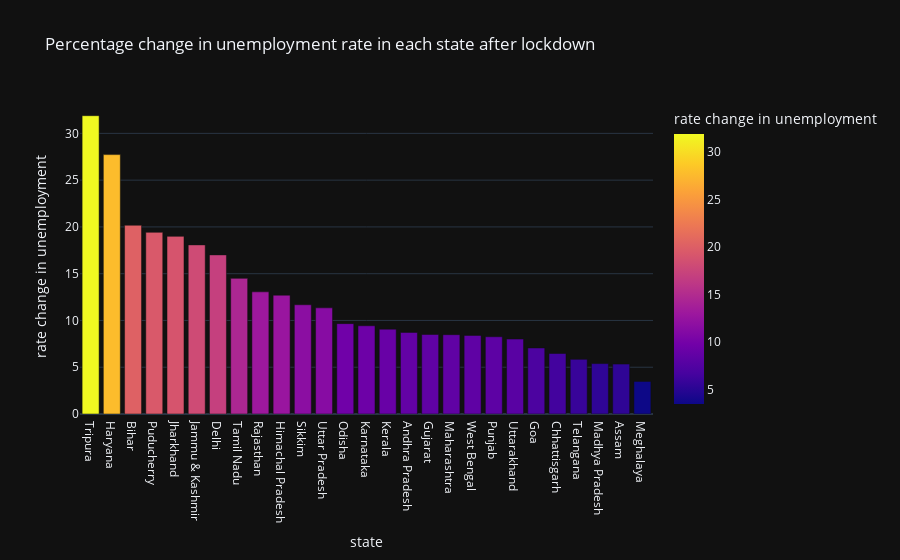

Source (notebook cell):
### Code cell
fig = px.bar(lockdown, x='state', y='rate change in unemployment', color='rate change in unemployment',
             title='Percentage change in unemployment rate in each state after lockdown', template='plotly_dark')
fig.update_layout(xaxis={'categoryorder':'total descending'})
fig.show()

### Figure 1 — Plotly figure (JSON) as saved in the notebook; plotly's stock layout.template omitted (floating-point values rounded to 4 significant figures)
{"data": [{"alignmentgroup": "True", "hovertemplate": "state=%{x}<br>rate change in unemployment=%{marker.color}<extra></extra>", "legendgroup": "", "marker": {"color": [8.72, 5.34, 20.18, 6.47, 17.01, 7.06, 8.5, 27.73, 12.7, 18.08, 18.99, 9.43, 9.07, 5.39, 8.48, 3.48, 9.66, 19.42, 8.26, 13.06, 11.68, 14.5, 5.84, 31.89, 11.35, 8.01, 8.4], "coloraxis": "coloraxis", "pattern": {"shape": ""}}, "name": "", "offsetgroup": "", "orientation": "v", "showlegend": false, "textposition": "auto", "x": ["Andhra Pradesh", "Assam", "Bihar", "Chhattisgarh", "Delhi", "Goa", "Gujarat", "Haryana", "Himachal Pradesh", "Jammu & Kashmir", "Jharkhand", "Karnataka", "Kerala", "Madhya Pradesh", "Maharashtra", "Meghalaya", "Odisha", "Puducherry", "Punjab", "Rajasthan", "Sikkim", "Tamil Nadu", "Telangana", "Tripura", "Uttar Pradesh", "Uttarakhand", "West Bengal"], "xaxis": "x", "y": [8.72, 5.34, 20.18, 6.47, 17.01, 7.06, 8.5, 27.73, 12.7, 18.08, 18.99, 9.43, 9.07, 5.39, 8.48, 3.48, 9.66, 19.42, 8.26, 13.06, 11.68, 14.5, 5.84, 31.89, 11.35, 8.01, 8.4], "yaxis": "y", "type": "bar"}], "layout": {"xaxis": {"anchor": "y", "domain": [0, 1], "title": {"text": "state"}, "categoryorder": "total descending", "type": "category", "range": [-0.5, 26.5], "autorange": true}, "yaxis": {"anchor": "x", "domain": [0, 1], "title": {"text": "rate change in unemployment"}, "type": "linear", "range": [0, 33.57], "autorange": true}, "coloraxis": {"colorbar": {"title": {"text": "rate change in unemployment"}}, "colorscale": [[0, "#0d0887"], [0.1111, "#46039f"], [0.2222, "#7201a8"], [0.3333, "#9c179e"], [0.4444, "#bd3786"], [0.5556, "#d8576b"], [0.6667, "#ed7953"], [0.7778, "#fb9f3a"], [0.8889, "#fdca26"], [1, "#f0f921"]]}, "legend": {"tracegroupgap": 0}, "title": {"text": "Percentage change in unemployment rate in each state after lockdown"}, "barmode": "relative", "autosize": true}}
